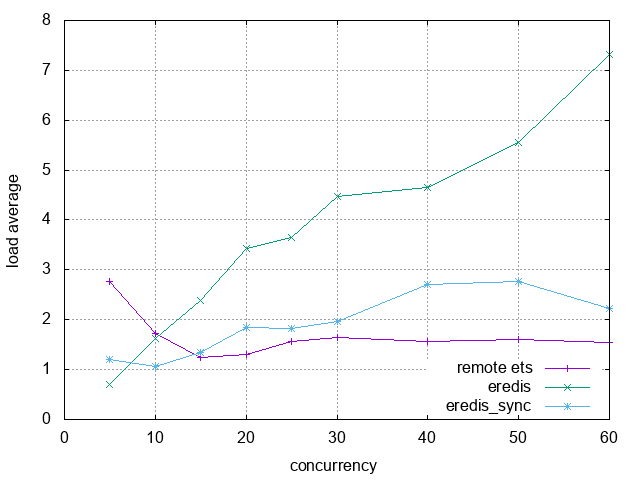

This figure's gnuplot source:
set terminal png
set output "la.png"

set key right bottom
set xlabel "concurrency"
set ylabel "load average"
set grid

set datafile separator ";"
plot \
    "kv.csv" using 1:6 with linespoints title "remote ets",\
    "eredis.csv" using 1:6 with linespoints title "eredis",\
    "eredis_sync.csv" using 1:6 with linespoints title "eredis\\_sync"
